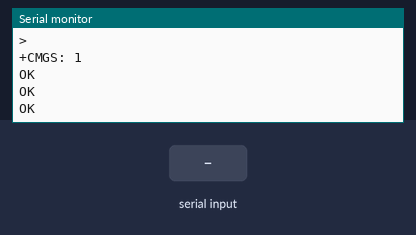
Bench run of a sketch on a simulated Arduino Uno, built with avr-gcc and run on an emulated ATmega328P. On the bench: the last lines printed to the serial monitor. The inputs (shaded band) are chosen by the test bench. The modem accepts every AT command (registered, SIM ready, sends succeed) and sends nothing else.

Above: at 3.3 s.
3.4 s: "1" received over the second serial link
At 4.1 s:
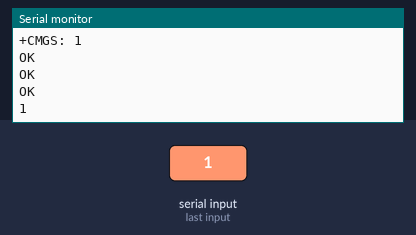
4.9 s: "0" received over the second serial link
At 5.3 s:
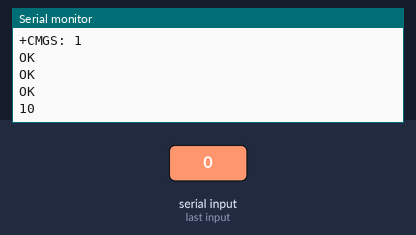

Measured:
- after the input at 3.4 s, the serial monitor: prints a new line at once (image 1)
- after the input at 4.9 s, the serial monitor: prints a new line at once (image 2)

The sketch:

master.ino
```cpp
/*

  This sketch uses the Arduino GSM Shield to allow the user to send AT Commands to the GSM module
  directly without needing the Arduino GSM Library.  Upload this sketch, open a serial application
  like CoolTerm, and begin sending commands.

  Developed by Benedetta Simeonidis

*/
#include <SoftwareSerial.h>

SoftwareSerial mySerial(2, 3);
char inChar = 0;
char message[] = "hello world";

void setup()
{
  Serial.begin(9600);
  Serial.println("Hello Debug Terminal!");
  // set the data rate for the SoftwareSerial port
  mySerial.begin(9600);

  //Turn off echo from GSM
  mySerial.print("ATE0");
  mySerial.print("\r");
  delay(300);

  //Set the module to text mode
  mySerial.print("AT+CMGF=1");
  mySerial.print("\r");
  delay(500);

  //Send the following SMS to the following phone number
  mySerial.print("AT+CMGS=\"");
  // CHANGE THE NUMBER BELOW!
  // 129 for domestic #s, 145 if with +area code in front of #
  mySerial.print("9548295899\",129");                                         //this is where you would replace the phone number
  mySerial.print("\r");
  delay(300);
  // TYPE THE BODY OF THE TEXT HERE! 160 CHAR MAX!
 // mySerial.print("T4D);
  mySerial.print(message);
  // Special character to tell the module to send the message
  mySerial.write(0x1A);
  delay(500);

  checkmessage();
}

void loop() // run over and over
{
  if (mySerial.available()){
    inChar = mySerial.read();
    Serial.write(inChar);
    delay(20);
    }

  if (Serial.available()>0){
    mySerial.write(Serial.read());
  }
}


//////not working, cant get this code to auto check for and print new messages
void checkmessage()
{

   mySerial.print("AT+CMGF=1");
   mySerial.print("\r");
   delay(500);

   Serial.write(inChar);

  mySerial.print("AT+CMGL=ALL");
  mySerial.print("\r");


}
```
